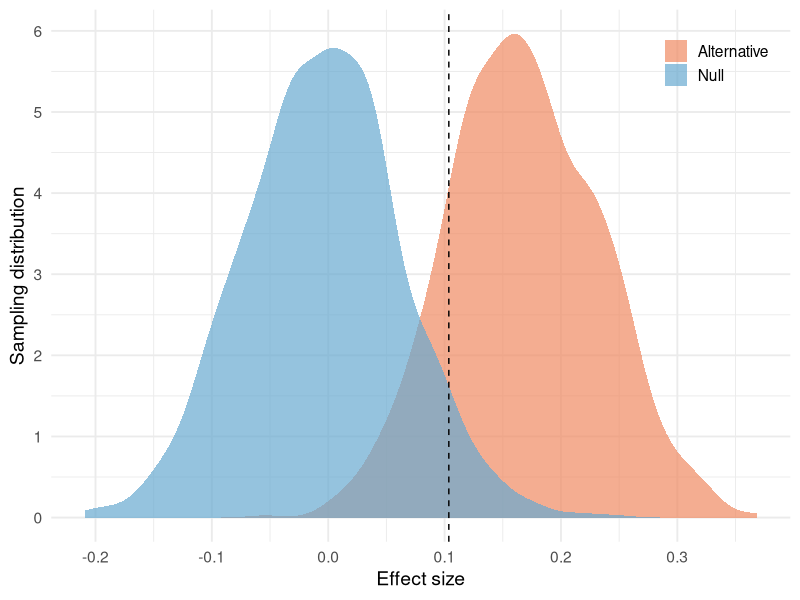

Recreate this plot in R.
## ---- chunk 1
library(tidyverse)

set.seed(42)

data <- tibble(value = rlnorm(20000))

metric <- mean
alpha <- 0.05
beta <- 0.2
effect <- 0.1 * metric(data$value)

simulate <- function(n, N) {
  run <- function() {
    replicate(N, { metric(sample(data$value, n, replace = TRUE)) })
  }
  control_null <- run()
  treatment_null <- run()
  control_alternative <- run()
  treatment_alternative <- run() + effect
  effect_null <- treatment_null - control_null
  effect_alternative <- treatment_alternative - control_alternative
  critical_value <- quantile(effect_null, 1 - alpha)
  beta <- mean(effect_alternative < critical_value)
  list(effect_null = effect_null,
       effect_alternative = effect_alternative,
       critical_value = critical_value,
       beta = beta)
}

replication_count <- 1000
search_interval <- c(1, 10000)
target <- function(n) beta - simulate(as.integer(n), replication_count)$beta
sample_size <- as.integer(uniroot(target, interval = search_interval)$root)
## ---- chunk 2
theme_set(theme_minimal(base_size = 14))

result <- simulate(sample_size, replication_count)
tibble(Null = result$effect_null, Alternative = result$effect_alternative) %>%
  gather(group, value) %>%
  ggplot(aes(value, fill = group)) +
  geom_density(alpha = 0.7, color = NA) +
  geom_vline(xintercept = result$critical_value, linetype = 'dashed') +
  labs(x = 'Effect size', y = 'Sampling distribution') +
  scale_x_continuous(breaks = seq(-1, 1, by = 0.1)) +
  scale_y_continuous(breaks = seq(0, 10)) +
  scale_fill_manual(values=c('#ef8a62', '#67a9cf')) +
  theme(legend.title = element_blank(), legend.position = c(0.9, 0.9))
